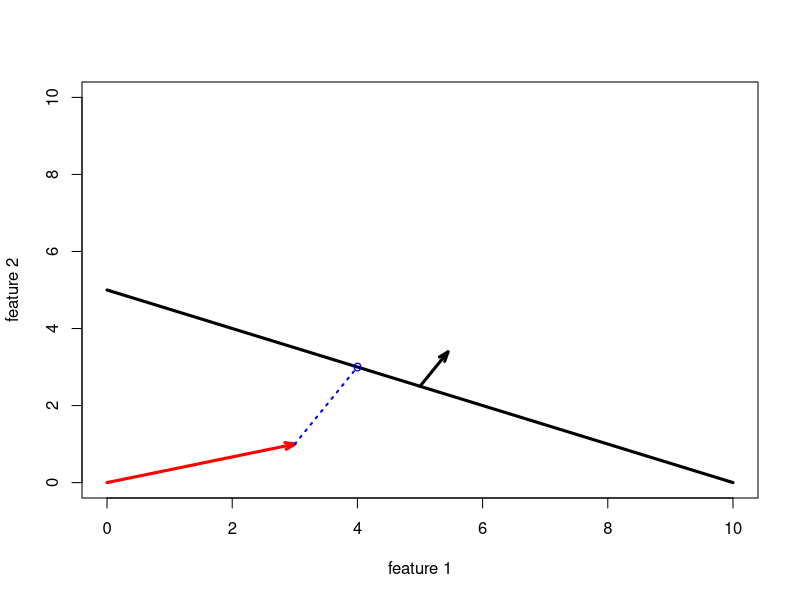

The R source for this figure:
r=1/2; q=sqrt(r^2+1); 
w1=r/q; w2=1/q; 
w=c(w1,w2); t=5/q;
x0=t/w[1]; y0=t/w[2]
lim=c(0,max(x0,y0))
plot(NA, xlim=lim, ylim=lim, xlab="feature 1", ylab="feature 2", lwd=3)

vec <- function(x0=0,y0=0,x1=1,y1=1,col='black',lty=1) {
  arrows(x0,y0,x1,y1,lwd=3,length=0.1,angle=20,col=col,lty=lty)
  }

db <- function(w=w, t=t) {
  x0=t/w[1]; y0=t/w[2]; 
  lines(c(0,x0),c(y0,0),lwd=3); 
  vec(x0/2,y0/2,x0/2+w[1],y0/2+w[2])
  }

db(w,t)

x=c(3,1)
vec(0,0,x[1],x[2],'red')

rec <- function(x) {
  col='blue';
  alpha = t - sum(w*x); 
  rc = x+alpha*w; 
  #vec(x[1],x[2],rc[1],rc[2],'blue',lty=5);
  lines(c(x[1],rc[1]),c(x[2],rc[2]),lty=3,col=col,lwd=2); 
  points(rc[1],rc[2],pch='o',col=col)
}

rec(x)